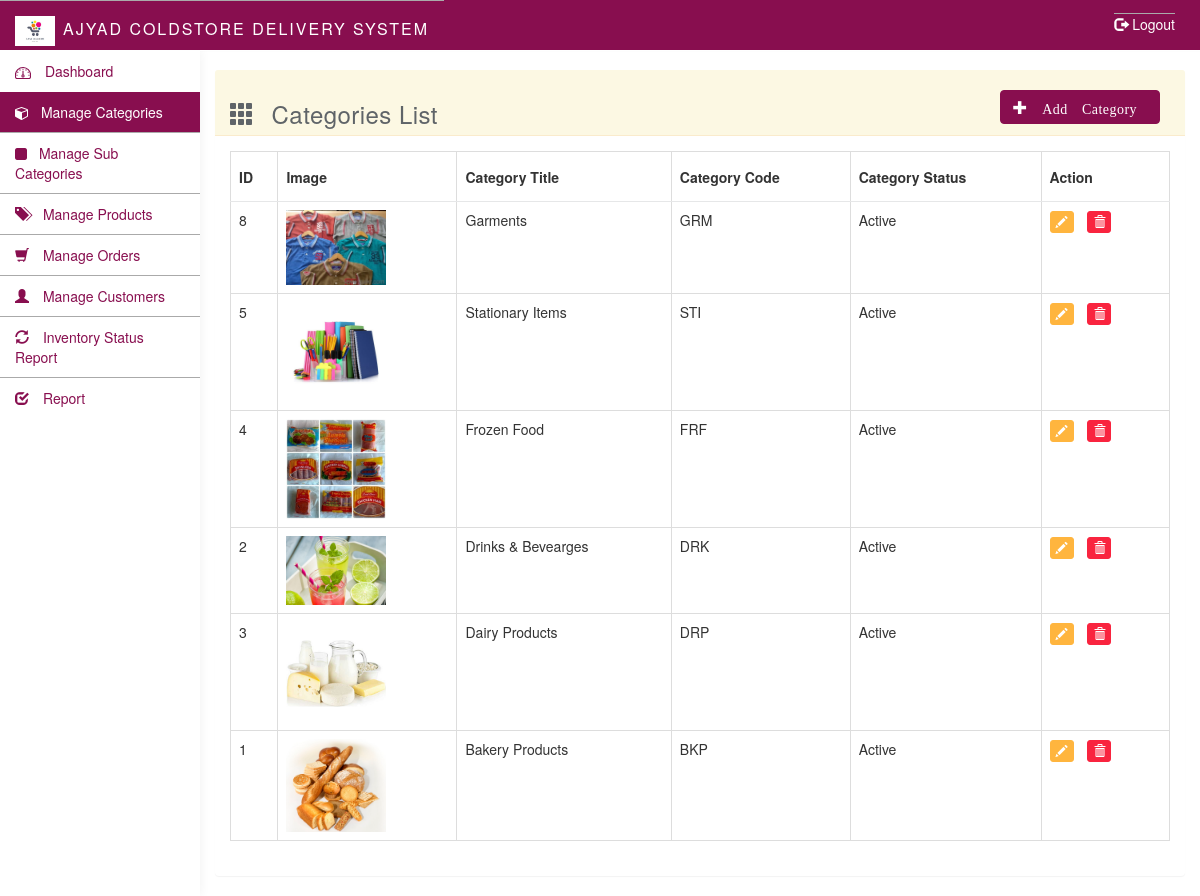
Screenshot of /admin/categories.php (signed in) with the database file from the repository.
### tables this page shows
CREATE TABLE `product_categories` (
  `id` int(11) NOT NULL,
  `category_code` varchar(10) NOT NULL,
  `category_name` varchar(255) NOT NULL,
  `image` varchar(255) NOT NULL,
  `is_active` tinyint(1) NOT NULL DEFAULT '1',
  `status` tinyint(4) NOT NULL,
  `created_date` datetime NOT NULL
);

### admin/categories.php (the view, shortened to what this page needs)
<?php require_once 'includes/header.php'; ?>
	<div class="col-sm-9 col-sm-offset-3 col-lg-10 col-lg-offset-2 main">
		<div class="row">
			<ol class="breadcrumb top-bar-margin">
				<li><a href="#"><span class="glyphicon glyphicon-user"></span> </a></li>
				<li class="active">Manage Categories</li>
			</ol>
		</div>
		<br>
		<div class="panel panel-warning">
	  	<div class="panel-heading">
	  		<a href="add_category.php" class="btn btn-primary pull-right" style="margin: 10px"><span class="glyphicon glyphicon-plus"> Add Category</span></a>
	  		<h3><span class="glyphicon glyphicon-th"></span> Categories List</h3>
	  		<div id="errorDiv" class="col-sm-8 col-sm-offset-2">
      </div>
      <div class="clearfix"></div>
	  	</div>
	  	<div class="panel-body">
	  		<table class="table table-bordered">
	  			<thead>
	  				<tr>
	  					<th>
	  						ID
	  					</th>
	  					<th>Image</th>
	  					<th>
	  						Category Title
	  					</th>
	  					<th>
	  						Category Code
	  					</th>
	  					<th>
	  						Category Status
	  					</th>
	  					<th>
	  						Action
	  					</th>
	  				</tr>
	  			</thead>
	  			<tbody>
  				<?php
  					$sql = "SELECT * FROM product_categories
  					WHERE status = 1
					ORDER BY created_date DESC";
  					$rs = mysqli_query($con, $sql);
					while ($row = mysqli_fetch_assoc($rs)){?>
		  			<tr>
						<td><?=$row['id'] ?></td>
						<td><img src="../uploads/categoryImage/<?=$row['image'] ?>" style="width: 100px"></td>
						<td><?=ucwords($row['category_name']) ?></td>
						<td><?=$row['category_code'] ?></td>
						<td><?=$row['is_active'] ? 'Active' : 'In-Active' ?></td>
						<td>
						<ul class="list-inline">
							<li>
								<a href="edit_category.php?edit_id=<?=$row['id'] ?>" class="btn btn-warning btn-xs"><span class="glyphicon glyphicon-pencil"></span></a>
							</li>
							<li>
								<a href="?del_id=<?=$row['id'] ?>" class="btn btn-danger btn-xs"><span class="glyphicon glyphicon-trash"></span></a>
							</li>
						</ul>
						</td>
		  			</tr>
				<?php } ?>
	  			</tbody>
	  		</table>
	  	</div>
	  </div>
	</div>
</body>
</html>

### admin/includes/header.php (shortened to what this page needs)
<!DOCTYPE html>
<html>
<head>
<link href="../assets/font-awesome/css/font-awesome.min.css" rel="stylesheet">
<link href="css/bootstrap.min.css" rel="stylesheet">
<link href="css/datepicker3.css" rel="stylesheet">
<link href="css/styles.css" rel="stylesheet">
</head>
<body>
	<nav class="navbar  navbar-fixed-top" role="navigation" style="background: #880E4F">
		<div class="container-fluid">
			<div class="navbar-header">
				<a class="navbar-brand" href="#"><img src="../assets/images/ajyad_logo.jpg" style="width: 40px;margin-right: 8px"><?=constant("SYSTEM_NAME") ?></a>
				<ul class="user-menu">
							<li><a href="logout.php"><span class="glyphicon glyphicon-log-out"></span> Logout</a></li>
				</ul>
			</div>
		</div>
	</nav>
	<div id="sidebar-collapse" class="col-sm-3 col-lg-2 sidebar">
		<ul class="nav menu">
			<li id="navDashboard"><a href="index.php"><svg class="glyph stroked dashboard-dial"><use xlink:href="#stroked-dashboard-dial"></use></svg> Dashboard</a></li>
			<li id="navCategories" ><a href="categories.php"><span style="margin-right: 8px" class="fa fa-cube"></span> Manage Categories</a></li>
			<li id="navSubCategories" ><a href="sub_categories.php"><span style="margin-right: 8px" class="fa fa-square"></span> Manage Sub Categories</a></li>
			<li id="navProducts" ><a href="products.php"><span class="glyphicon glyphicon-tags"></span> Manage Products</a></li>
			<li id="navOrders" ><a href="orders.php"><span class="glyphicon glyphicon-shopping-cart"></span> Manage Orders</a></li>
			<li id="navUsers" ><a href="users.php"><span class="glyphicon glyphicon-user"></span> Manage Customers</a></li>
			<li id="navInventoryStatus" ><a href="inventory_status.php"><span class="glyphicon glyphicon-refresh"></span> Inventory Status Report</a></li>
			<li id="navReport" ><a href="report.php"><span class="glyphicon glyphicon-check"></span> Report</a></li>
		</ul>
	</div>

### admin/css/styles.css (style rules this page uses)
a, a:hover, a:focus { color: #880E4F; border-top: 1px solid #AAA; }
h1, h2, h3, h4, h5, h6 { color: #5f6468; }
h3, h4 { font-weight: 300; }
nav { border-bottom:1px solid white !important; }
.navbar-header .navbar-brand { color: #fff; font-size: 16px; text-transform: uppercase; font-weight: 500; letter-spacing: 2px; }
.btn-primary, .btn-primary:hover, .btn-primary:focus, .btn-primary:active, .btn-primary.active, .open > .dropdown-toggle.btn-primary, .btn-primary.disabled, .btn-primary[disabled], fieldset[disabled] .btn-primary, .btn-primary.disabled:hover, .btn-primary[disabled]:hover, fieldset[disabled] .btn-primary:hover, .btn-primary.disabled:focus, .btn-primary[disabled]:focus, fieldset[disabled] .btn-primary:focus, .btn-primary.disabled:active, .btn-primary[disabled]:active, fieldset[disabled] .btn-primary:active, .btn-primary.disabled.active, .btn-primary[disabled].active, fieldset[disabled] .btn-primary.active { background-color: #880E4F; border-color: #880E4F; }
.btn-warning, .btn-warning:hover, .btn-warning:focus, .btn-warning:active, .btn-warning.active, .open > .dropdown-toggle.btn-warning, .btn-warning.disabled, .btn-warning[disabled], fieldset[disabled] .btn-warning, .btn-warning.disabled:hover, .btn-warning[disabled]:hover, fieldset[disabled] .btn-warning:hover, .btn-warning.disabled:focus, .btn-warning[disabled]:focus, fieldset[disabled] .btn-warning:focus, .btn-warning.disabled:active, .btn-warning[disabled]:active, fieldset[disabled] .btn-warning:active, .btn-warning.disabled.active, .btn-warning[disabled].active, fieldset[disabled] .btn-warning.active { background-color: #ffb53e; border-color: #ffb53e; }
.btn-danger, .btn-danger:hover, .btn-danger:focus, .btn-danger:active, .btn-danger.active, .open > .dropdown-toggle.btn-danger, .btn-danger.disabled, .btn-danger[disabled], fieldset[disabled] .btn-danger, .btn-danger.disabled:hover, .btn-danger[disabled]:hover, fieldset[disabled] .btn-danger:hover, .btn-danger.disabled:focus, .btn-danger[disabled]:focus, fieldset[disabled] .btn-danger:focus, .btn-danger.disabled:active, .btn-danger[disabled]:active, fieldset[disabled] .btn-danger:active, .btn-danger.disabled.active, .btn-danger[disabled].active, fieldset[disabled] .btn-danger.active { background-color: #f9243f; border-color: #f9243f; }
.panel { border: 0; }
.panel-heading { font-size: 18px; font-weight: 300; letter-spacing: 0.025em; height: 66px; line-height: 45px; }
.navbar { border: 0; }
.user-menu { display: inline-block; margin-top: 14px; margin-right: 10px; float: right; list-style: none; padding: 0; }
.user-menu a { color: #fff; }
.sidebar { display: block; background-color: #fff; padding: 0; display: none; }
@media (min-width: 768px) { .sidebar { display: block; position: fixed; top: 50px; bottom: 0; left: 0; z-index: 1000; display: block; margin: 0; padding: 0; overflow-x: hidden; overflow-y: auto; background-color: #fff; box-shadow: 1px 0px 10px rgba(0, 0, 0, .05); } }
@media (min-width: 768px) { .navbar-header { width: 100%; } }
.sidebar ul.nav .active a, .sidebar ul.nav li.parent a.active, .sidebar ul.nav .active > a:hover, .sidebar ul.nav li.parent a.active:hover, .sidebar ul.nav .active > a:focus, .sidebar ul.nav li.parent a.active:focus { color: #fff; background-color: #880E4F; border-top: 1px solid white; }
.sidebar span.glyphicon { margin-right: 10px; }
.breadcrumb { border-radius: 0; padding: 10px 15px; background: #e9ecf2; box-shadow: 0 1px 1px rgba(0, 0, 0, .05); margin: 0 ; }
.top-bar-margin { margin-top:10px; }
.panel-heading .glyphicon { margin-right: 10px; }
.table { background: #fff; }
.table>thead>tr>th { border-bottom: 1px solid #e6e7e8; vertical-align: middle; height: 50px; }
.sidebar .glyph, .user-menu .glyph { height: 16px; width: 16px; margin: 0 10px 0 0; stroke-width: 3px; }

### rows the page displays
product_categories: id "8", image (picture), category_name "Garments", category_code "GRM", is_active "Active"
product_categories: id "5", image (picture), category_name "Stationary Items", category_code "STI", is_active "Active"
product_categories: id "4", image (picture), category_name "Frozen Food", category_code "FRF", is_active "Active"
product_categories: id "2", image (picture), category_name "Drinks & Bevearges", category_code "DRK", is_active "Active"
product_categories: id "3", image (picture), category_name "Dairy Products", category_code "DRP", is_active "Active"
product_categories: id "1", image (picture), category_name "Bakery Products", category_code "BKP", is_active "Active"

### other values shown
constant("SYSTEM_NAME") "AJYAD COLDSTORE DELIVERY SYSTEM"
